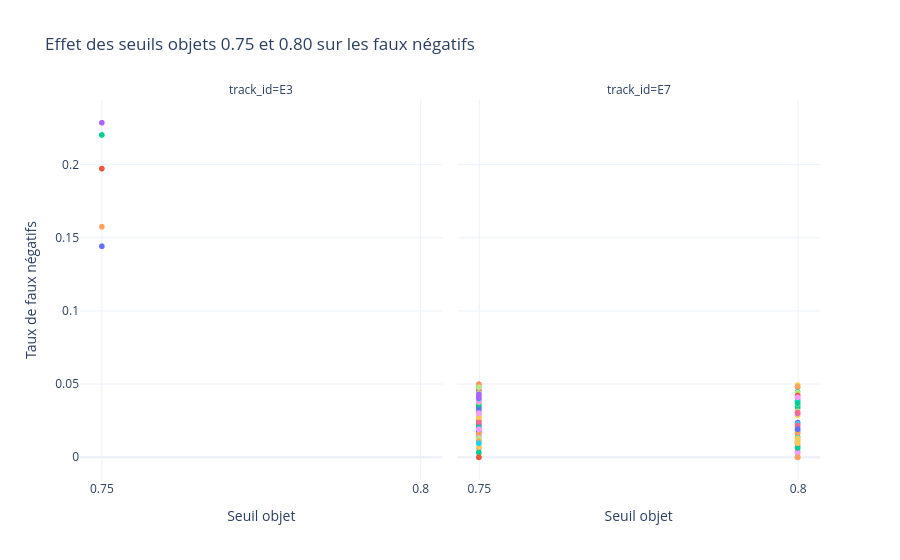

Notebook code cell kept with this figure:
### Code cell
object_threshold_audit = (
    threshold_summary.loc[
        threshold_summary["vote_threshold"].notna(),
        [
            "track_id",
            "model_id",
            "vote_threshold",
            "target_miss_rate",
            "false_accept_rate",
            "worst_target_miss_rate",
            "worst_false_accept_rate",
        ],
    ]
    .sort_values(
        ["track_id", "model_id", "vote_threshold"]
    )
)

if not object_threshold_audit.empty:
    fig = px.line(
        object_threshold_audit,
        x="vote_threshold",
        y="target_miss_rate",
        color="model_id",
        facet_col="track_id",
        markers=True,
        title=(
            "Effet des seuils objets 0.75 et 0.80 "
            "sur les faux négatifs"
        ),
        labels={
            "vote_threshold": "Seuil objet",
            "target_miss_rate": "Taux de faux négatifs",
            "model_id": "Modèle",
        },
    )
    fig.update_layout(
        template="plotly_white",
        showlegend=False,
    )
    fig.update_xaxes(
        tickmode="array",
        tickvals=[0.75, 0.80],
    )
    fig.show()
